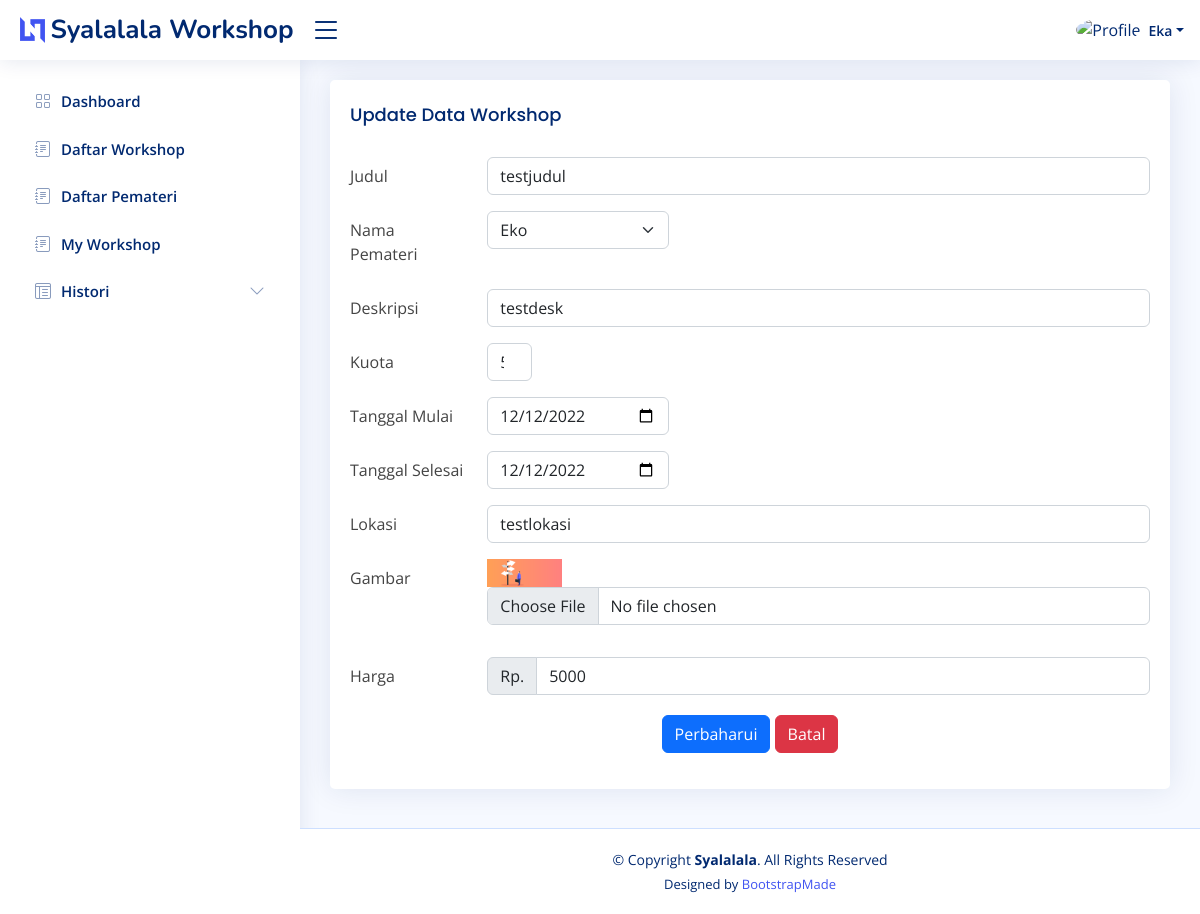
/data/updateWorkshop.php?id_workshop=2, run on an earlier commit of the app's database.
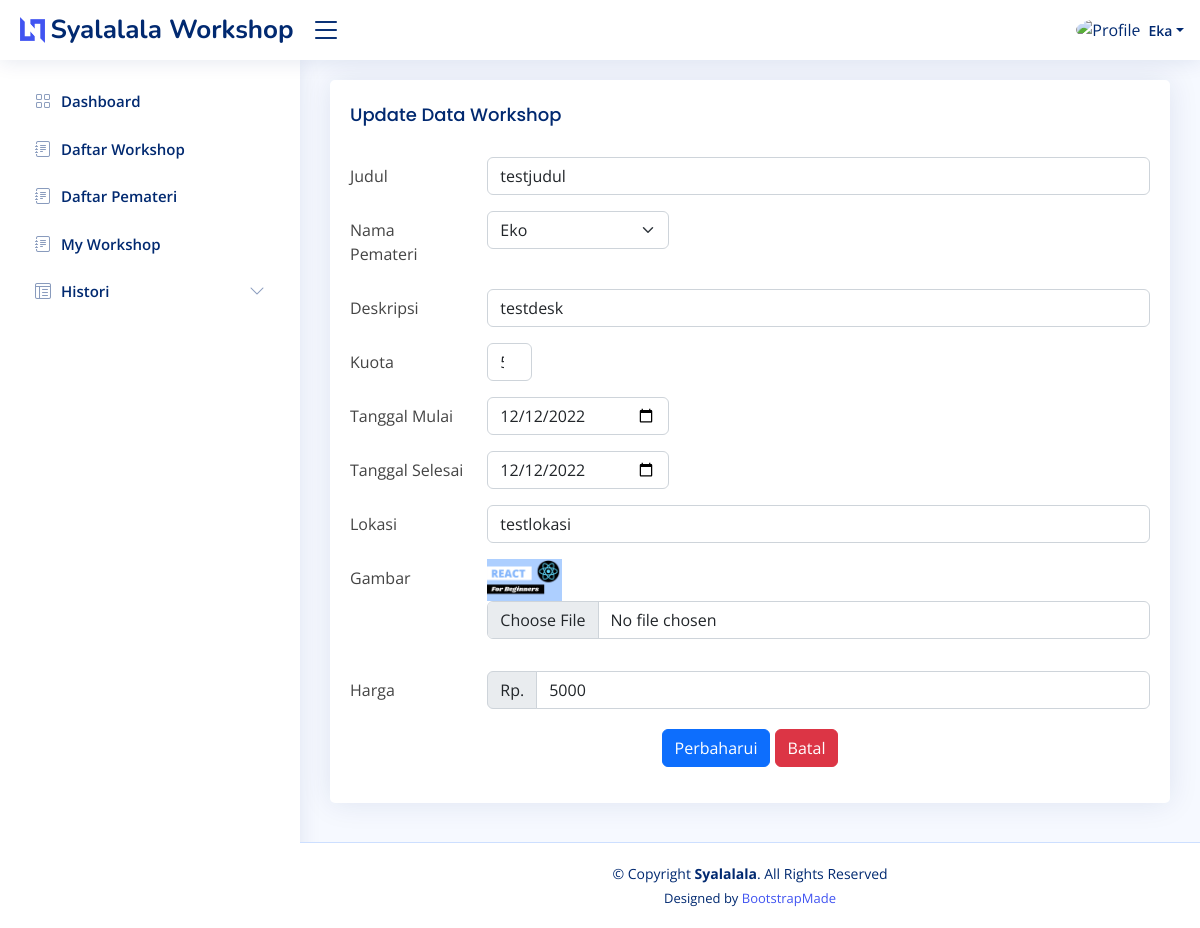
And on a later commit of the database.
### tables this page shows
CREATE TABLE `workshop` (
  `id_workshop` int(11) NOT NULL,
  `judul` varchar(30) DEFAULT NULL,
  `id_pemateri` int(11) DEFAULT NULL,
  `deskripsi` varchar(100) DEFAULT NULL,
  `kuota` int(11) DEFAULT NULL,
  `tgl_mulai` date DEFAULT NULL,
  `tgl_selesai` date DEFAULT NULL,
  `lama_workshop` char(10) DEFAULT NULL,
  `lokasi` varchar(30) DEFAULT NULL,
  `gambar` varchar(75) DEFAULT NULL,
  `biaya` int(11) DEFAULT NULL,
  `status` varchar(15) DEFAULT NULL
);

### main/function.php (called while the page is built, shortened)
<?php
$host = "localhost";
$user = "root";
$pass = "";
$db = "db_workshop";
$conn = mysqli_connect($host, $user, $pass, $db);
function querySelect($table, $field, $isi_field)
{
  global $conn;
  $result = mysqli_query($conn, "SELECT * FROM $table WHERE $field='$isi_field'");
  $rows = [];
  while ($row = mysqli_fetch_assoc($result)) {
    $rows[] = $row;
  }
  return $rows;
}
?>

### data/updateWorkshop.php (the view, shortened to what the changed rows need)
<?php
require_once '../main/function.php';
$table = "workshop";
$field = "id_workshop";
$isi_field = $_GET['id_workshop'];
$show = querySelect($table, $field, $isi_field)[0];
require_once '../template/sidebar.php';
?>
<section class="section profile">
  <div class="row">
    <div class="col-xl-12">
      <div class="card">
        <div class="card-body pt-1">
          <div class="tab-content pt-2">
            <form action="" method="POST" enctype="multipart/form-data">
              <div class="row mb-3">
                <div class="col-md-8 col-lg-10">
                  <input class="form-control" type="text" name="judul" id="judul" value="<?php echo $show["judul"] ?>">
                </div>
              </div>
              <div class="row mb-3">
                <div class="col-md-8 col-lg-10">
                  <input class="form-control" type="text" name="deskripsi" id="deskripsi" value="<?php echo $show["deskripsi"] ?>">
                </div>
              </div>
              <div class="row mb-3">
                <div class="col-md-1 col-lg-1">
                  <input class="form-control" type="number" name="kuota" id="kuota" value="<?php echo $show["kuota"] ?>">
                </div>
              </div>
              <div class="row mb-3">
                <div class="col-md-2 col-lg-3">
                  <input class="form-control" type="date" name="tgl_mulai" id="tgl_mulai" value="<?php echo $show["tgl_mulai"] ?>">
                </div>
              </div>
              <div class="row mb-3">
                <div class="col-md-2 col-lg-3">
                  <input class="form-control" type="date" name="tgl_selesai" id="tgl_selesai" value="<?php echo $show["tgl_selesai"] ?>">
                </div>
              </div>
              <div class="row mb-3">
                <div class="col-md-8 col-lg-10">
                  <input class="form-control" type="text" name="lokasi" id="lokasi" value="<?php echo $show["lokasi"] ?>">
                </div>
              </div>
              <div class="row mb-3">
                <div class="col-md-8 col-lg-10">
                  <img src="../gambar/<?php echo $show["gambar"] ?>" width="75px">
                  <div class="input-group mb-3">
                    <input type="file" name="gambar" class="form-control">
                  </div>
                </div>
              </div>
              <div class="row mb-3">
                <div class="col-md-8 col-lg-10">
                  <div class="input-group mb-1">
                    <span class="input-group-text">Rp. </span>
                    <input type="number" name='biaya' class="form-control" value="<?php echo $show['biaya'] ?>">
                  </div>
                </div>
              </div>
            </form>
          </div>
        </div>
      </div>
    </div>
  </div>
</section>
<?php require_once '../template/footer.php'; ?>

What changed in the data, as far as the page shows it:
changed workshop "testjudul": gambar: a different picture
